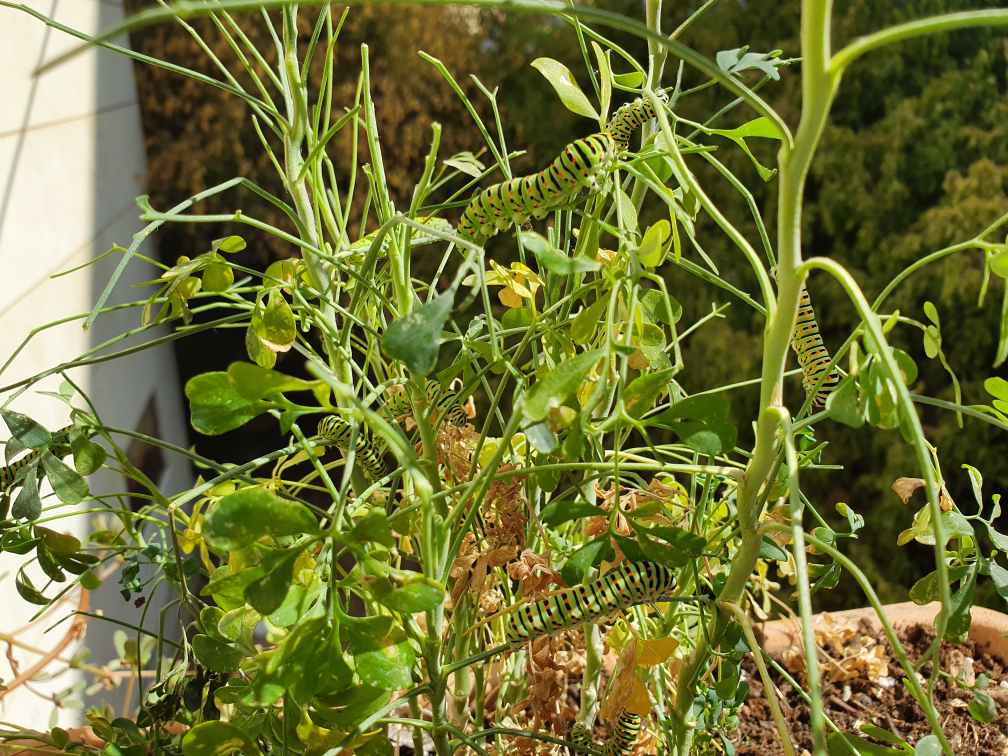
#> input picture papilio_caterpillars.jpg, 4032 x 3024 px (shown at 1/4 size)
$ python main.py
#> lines starting #> are read from the running program, lines starting #| are printed output that depends on the picture
# This is a sample Python script.

# Press Shift+F10 to execute it or replace it with your code.
# Press Double Shift to search everywhere for classes, files, tool windows, actions, and settings.


import matplotlib.pyplot as plt
import matplotlib.image as mpimg
import numpy as np
from imageio import imread,imwrite

# array in numpy, matrices


def show_me():
    # load image as pixel array
    my_pic = mpimg.imread("C:\\Users\\USER\\Desktop\\AMIT\\year4\\Image processing\\try37\\me.jpeg")
    plt.imshow(my_pic)
    plt.show()

# import pic

#hello from amit


if __name__ == '__main__':
    my_im = imread('papilio_caterpillars.jpg')
#> my_im is the input picture: shape (3024, 4032, 3); mean R, G, B 112.4, 115.3, 53.4
    # returns num of rows, cols
    print(my_im.shape)
#| (3024, 4032, 3)
    # returns array size of 1X3 when the pic is RGB - the num of pixel in accordance with the color
    print(my_im[530,2000])
#| [135 168  35]

    # taking the biggest caterpillar and make a copy of it in different place over the picture
    caterpillar = my_im[500:1000,1700:2500]
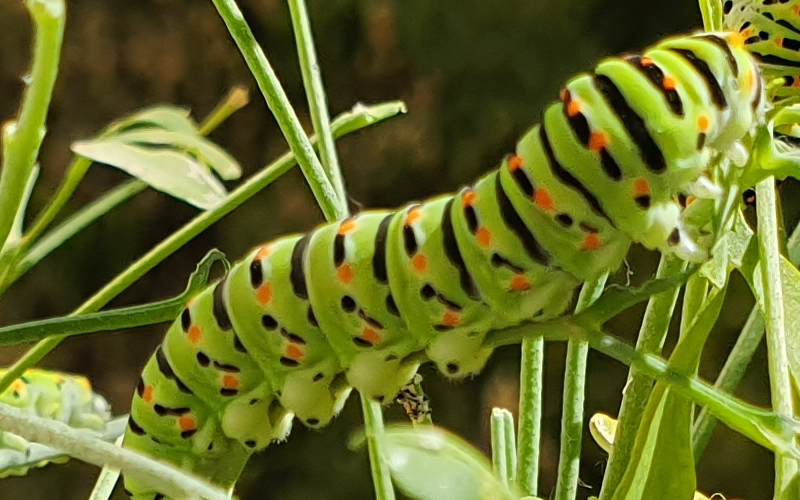
#> caterpillar: shape (500, 800, 3); mean R, G, B 102.2, 108.8, 39.7
    my_im[2000:2500,0:800] = caterpillar
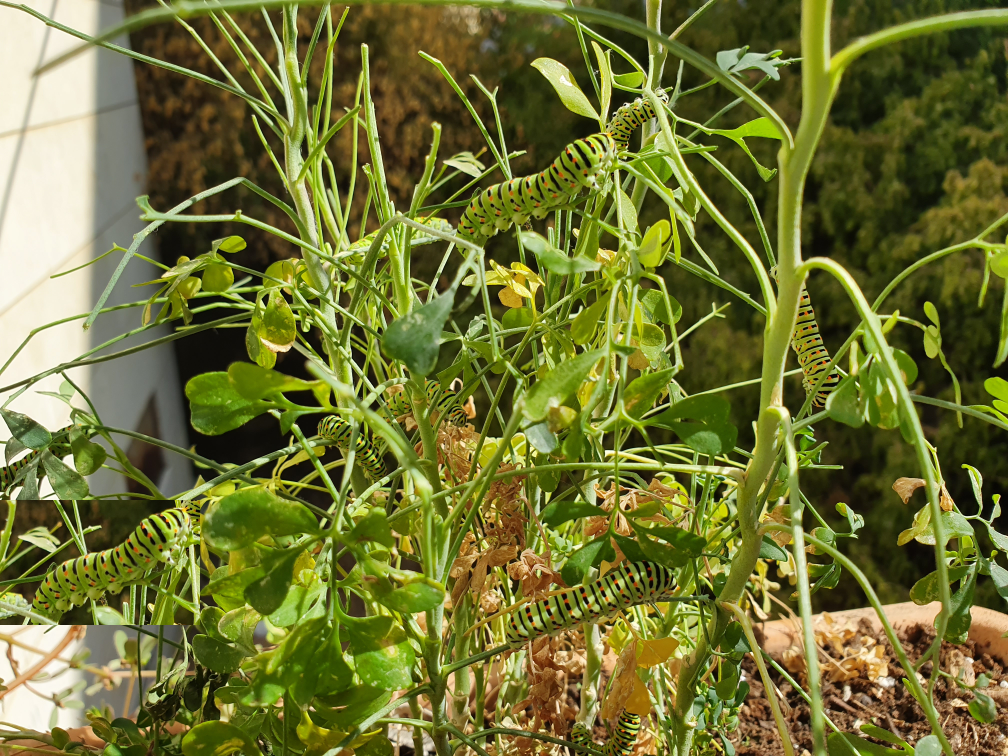
#> my_im: shape (3024, 4032, 3) (shown at 1/4 size); mean R, G, B 111.4, 114.4, 51.6
    plt.imshow(my_im)
    plt.show()

    my_im_float = my_im.astype(np.float64)

    # Hi from Alon

$ run again, with papilio_caterpillars2.jpg copied over papilio_caterpillars.jpg
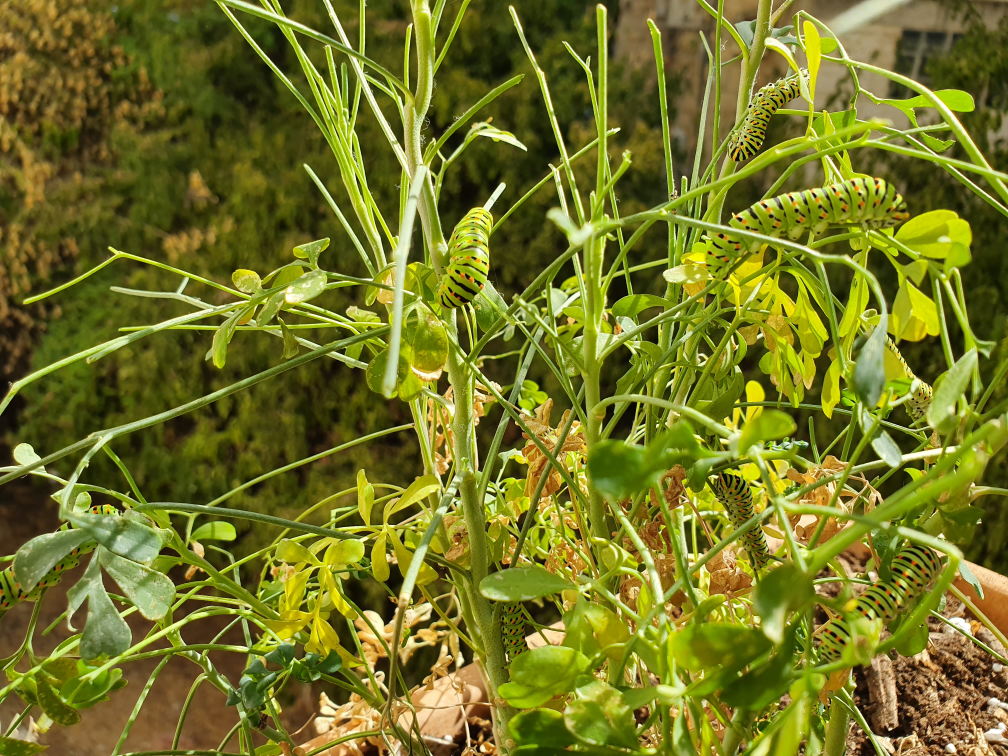
#> input picture papilio_caterpillars2.jpg, 4032 x 3024 px (shown at 1/4 size)
#> my_im is the input picture: shape (3024, 4032, 3); mean R, G, B 115.2, 116.3, 35.4
#| (3024, 4032, 3)
#| [187 206  65]
#> `caterpillar = my_im[500:1000,1700:2500]`:
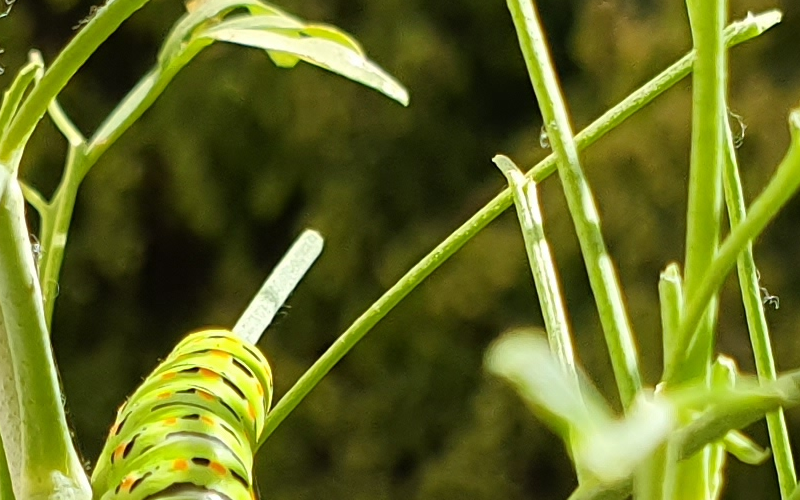
#> caterpillar: shape (500, 800, 3); mean R, G, B 101.2, 108, 35.6
#> `my_im[2000:2500,0:800] = caterpillar`:
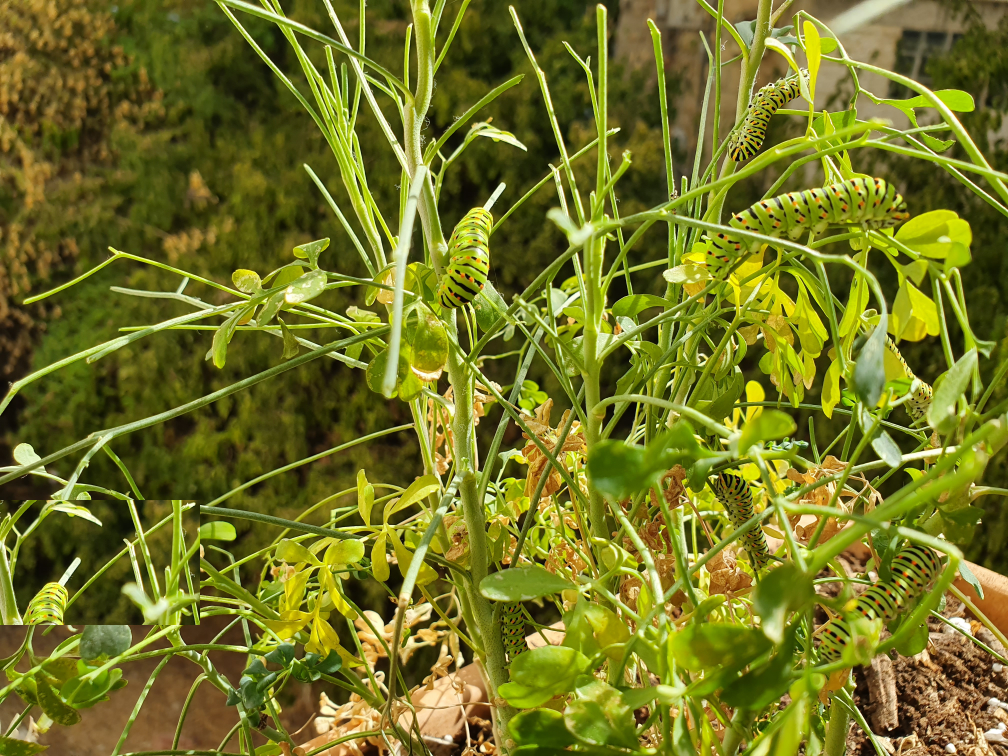
#> my_im: shape (3024, 4032, 3) (shown at 1/4 size); mean R, G, B 114.7, 115.9, 34.7
